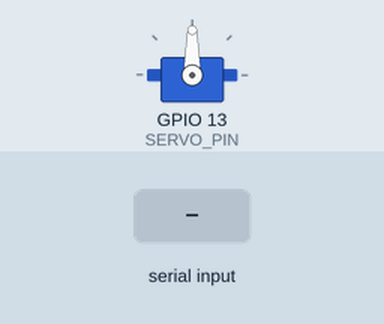
A sketch run on a simulated ESP32. Shown: servo. Inputs (shaded band) come from the test bench. Nothing arrives over Bluetooth unless stated; what the sketch prints to the serial monitor is not drawn.

Above: at 1.2 s.
1.3 s: "LEFT\n" received over the second serial link
At 1.75 s:
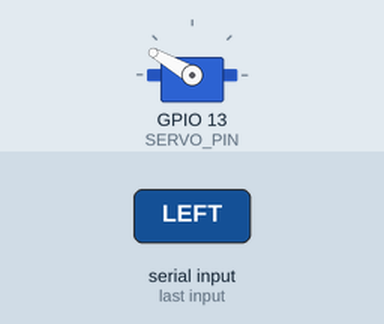
At 2.3 s:
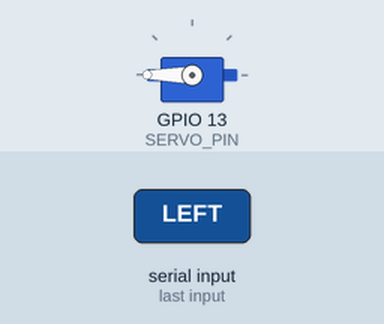
4.3 s: "RIGHT\n" received over the second serial link
At 5.0 s:
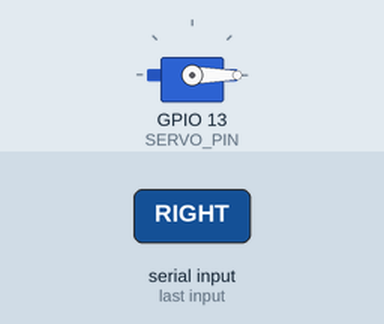
Timing chart, 0 to 7.8 s (numbered marks = the images above; inputs shaded):
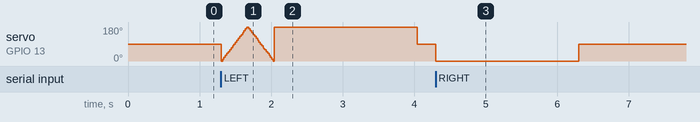

Measured:
- after the input at 4.3 s, servo on GPIO 13 (SERVO_PIN): 90° → 0° at once, → 90° 2.0 s later

The sketch:

navi_esp.ino
```cpp
#include "BluetoothSerial.h"
#include <ESP32Servo.h>

BluetoothSerial SerialBT;
Servo myServo;

// 🔧 CONFIG
#define SERVO_PIN 13
#define CENTER_ANGLE 90
#define LEFT_ANGLE 180
#define RIGHT_ANGLE 0

bool isConnected = false;

void setup() {
  Serial.begin(115200);

  SerialBT.begin("ESP32_NAVI");

  myServo.attach(SERVO_PIN);
  myServo.write(CENTER_ANGLE);  // start centered

  Serial.println(" ESP32 Ready");
  Serial.println(" Waiting for mobile app...");
}

void loop() {

  if (SerialBT.available()) {

    String command = SerialBT.readStringUntil('\n');
    command.trim();

    Serial.println(" Received: " + command);

    //  FIRST CONNECTION ACTION
    if (!isConnected) {
      isConnected = true;

      Serial.println(" CONNECTED TO MOBILE APP");

      // Sweep (demo motion)
      sweepServo();
    }

    //  HANDLE COMMANDS
    if (command == "LEFT") {
      turnLeft();
    }
    else if (command == "RIGHT") {
      turnRight();
    }
    else if (command == "STRAIGHT") {
      goStraight();
    }
    else if (command == "CONNECTED") {
      Serial.println(" App Connection Confirmed");
    }
  }
}


// ================= FUNCTIONS =================

//  Demo sweep
void sweepServo() {
  for (int i = 0; i <= 180; i += 5) {
    myServo.write(i);
    delay(10);
  }
  for (int i = 180; i >= 0; i -= 5) {
    myServo.write(i);
    delay(10);
  }
  myServo.write(CENTER_ANGLE);
}


//  LEFT
void turnLeft() {
  Serial.println("⬅ Turning LEFT");

  myServo.write(LEFT_ANGLE);
  delay(2000);
  myServo.write(CENTER_ANGLE);
}


//  RIGHT
void turnRight() {
  Serial.println(" Turning RIGHT");

  myServo.write(RIGHT_ANGLE);
  delay(2000);
  myServo.write(CENTER_ANGLE);
}


//  STRAIGHT
void goStraight() {
  Serial.println("⬆ STRAIGHT");

  myServo.write(CENTER_ANGLE);
}
```
